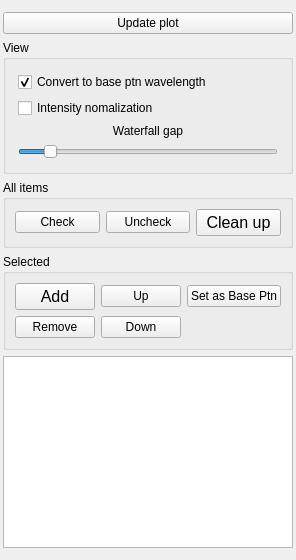
       <widget class="QWidget" name="tab_Waterfall">
        <attribute name="title">
         <string>Waterfall</string>
        </attribute>
        <layout class="QVBoxLayout" name="verticalLayout_2">
         <property name="leftMargin">
          <number>3</number>
         </property>
         <property name="topMargin">
          <number>12</number>
         </property>
         <property name="rightMargin">
          <number>3</number>
         </property>
         <property name="bottomMargin">
          <number>12</number>
         </property>
         <item>
          <widget class="QPushButton" name="pushButton_ApplyWaterfallChange">
           <property name="text">
            <string>Update plot</string>
           </property>
          </widget>
         </item>
         <item>
          <widget class="QGroupBox" name="groupBox_6">
           <property name="sizePolicy">
            <sizepolicy hsizetype="Preferred" vsizetype="Fixed">
             <horstretch>0</horstretch>
             <verstretch>0</verstretch>
            </sizepolicy>
           </property>
           <property name="title">
            <string>View</string>
           </property>
           <property name="flat">
            <bool>true</bool>
           </property>
           <layout class="QVBoxLayout" name="verticalLayout_17">
            <property name="leftMargin">
             <number>12</number>
            </property>
            <property name="topMargin">
             <number>12</number>
            </property>
            <property name="rightMargin">
             <number>12</number>
            </property>
            <property name="bottomMargin">
             <number>12</number>
            </property>
            <item>
             <widget class="QCheckBox" name="checkBox_SetToBasePtnLambda">
              <property name="sizePolicy">
               <sizepolicy hsizetype="Preferred" vsizetype="Fixed">
                <horstretch>0</horstretch>
                <verstretch>0</verstretch>
               </sizepolicy>
              </property>
              <property name="text">
               <string>Convert to base ptn wavelength</string>
              </property>
              <property name="checked">
               <bool>true</bool>
              </property>
             </widget>
            </item>
            <item>
             <widget class="QCheckBox" name="checkBox_IntNorm">
              <property name="text">
               <string>Intensity nomalization</string>
              </property>
             </widget>
            </item>
            <item>
             <widget class="QLabel" name="label_18">
              <property name="sizePolicy">
               <sizepolicy hsizetype="Preferred" vsizetype="Preferred">
                <horstretch>0</horstretch>
                <verstretch>0</verstretch>
               </sizepolicy>
              </property>
              <property name="text">
               <string>Waterfall gap</string>
              </property>
              <property name="alignment">
               <set>Qt::AlignCenter</set>
              </property>
             </widget>
            </item>
            <item>
             <widget class="QSlider" name="horizontalSlider_WaterfallGaps">
              <property name="maximum">
               <number>100</number>
              </property>
              <property name="sliderPosition">
               <number>10</number>
              </property>
              <property name="orientation">
               <enum>Qt::Horizontal</enum>
              </property>
             </widget>
            </item>
           </layout>
          </widget>
         </item>
         <item>
          <widget class="QGroupBox" name="groupBox_26">
           <property name="sizePolicy">
            <sizepolicy hsizetype="Preferred" vsizetype="Fixed">
             <horstretch>0</horstretch>
             <verstretch>0</verstretch>
            </sizepolicy>
           </property>
           <property name="title">
            <string>All items</string>
           </property>
           <property name="flat">
            <bool>true</bool>
           </property>
           <layout class="QGridLayout" name="gridLayout_13" columnstretch="0,0,0">
            <item row="0" column="1">
             <widget class="QPushButton" name="pushButton_UncheckAllWaterfall">
              <property name="text">
               <string>Uncheck</string>
              </property>
             </widget>
            </item>
            <item row="0" column="2">
             <widget class="QPushButton" name="pushButton_CleanPatterns">
              <property name="sizePolicy">
               <sizepolicy hsizetype="Preferred" vsizetype="Fixed">
                <horstretch>0</horstretch>
                <verstretch>0</verstretch>
               </sizepolicy>
              </property>
              <property name="font">
               <font>
                <family>Helvetica</family>
                <pointsize>12</pointsize>
                <weight>50</weight>
                <italic>false</italic>
                <bold>false</bold>
               </font>
              </property>
              <property name="text">
               <string>Clean up</string>
              </property>
             </widget>
            </item>
            <item row="0" column="0">
             <widget class="QPushButton" name="pushButton_CheckAllWaterfall">
              <property name="text">
               <string>Check</string>
              </property>
             </widget>
            </item>
           </layout>
          </widget>
         </item>
         <item>
          <widget class="QGroupBox" name="groupBox_27">
           <property name="sizePolicy">
            <sizepolicy hsizetype="Preferred" vsizetype="Fixed">
             <horstretch>0</horstretch>
             <verstretch>0</verstretch>
            </sizepolicy>
           </property>
           <property name="title">
            <string>Selected</string>
           </property>
           <property name="flat">
            <bool>true</bool>
           </property>
           <layout class="QGridLayout" name="gridLayout_12" columnstretch="0,0,0">
            <item row="0" column="2">
             <widget class="QPushButton" name="pushButton_MakeBasePtn">
              <property name="sizePolicy">
               <sizepolicy hsizetype="Preferred" vsizetype="Fixed">
                <horstretch>0</horstretch>
                <verstretch>0</verstretch>
               </sizepolicy>
              </property>
              <property name="text">
               <string>Set as Base Ptn</string>
              </property>
             </widget>
            </item>
            <item row="0" column="1">
             <widget class="QPushButton" name="pushButton_UpPattern">
              <property name="sizePolicy">
               <sizepolicy hsizetype="Preferred" vsizetype="Fixed">
                <horstretch>0</horstretch>
                <verstretch>0</verstretch>
               </sizepolicy>
              </property>
              <property name="text">
               <string>Up</string>
              </property>
             </widget>
            </item>
            <item row="1" column="1">
             <widget class="QPushButton" name="pushButton_DownPattern">
              <property name="sizePolicy">
               <sizepolicy hsizetype="Preferred" vsizetype="Fixed">
                <horstretch>0</horstretch>
                <verstretch>0</verstretch>
               </sizepolicy>
              </property>
              <property name="text">
               <string>Down</string>
              </property>
             </widget>
            </item>
            <item row="1" column="0">
             <widget class="QPushButton" name="pushButton_RemovePatterns">
              <property name="sizePolicy">
               <sizepolicy hsizetype="Preferred" vsizetype="Fixed">
                <horstretch>0</horstretch>
                <verstretch>0</verstretch>
               </sizepolicy>
              </property>
              <property name="text">
               <string>Remove</string>
              </property>
             </widget>
            </item>
            <item row="0" column="0">
             <widget class="QPushButton" name="pushButton_AddPatterns">
              <property name="sizePolicy">
               <sizepolicy hsizetype="Preferred" vsizetype="Fixed">
                <horstretch>0</horstretch>
                <verstretch>0</verstretch>
               </sizepolicy>
              </property>
              <property name="font">
               <font>
                <family>Helvetica</family>
                <pointsize>12</pointsize>
                <weight>50</weight>
                <italic>false</italic>
                <bold>false</bold>
               </font>
              </property>
              <property name="text">
               <string>Add</string>
              </property>
              <property name="autoRepeatDelay">
               <number>300</number>
              </property>
              <property name="autoRepeatInterval">
               <number>100</number>
              </property>
             </widget>
            </item>
           </layout>
          </widget>
         </item>
         <item>
          <widget class="QTableWidget" name="tableWidget_wfPatterns">
           <property name="sizePolicy">
            <sizepolicy hsizetype="Expanding" vsizetype="Expanding">
             <horstretch>0</horstretch>
             <verstretch>0</verstretch>
            </sizepolicy>
           </property>
           <property name="minimumSize">
            <size>
             <width>0</width>
             <height>0</height>
            </size>
           </property>
           <property name="maximumSize">
            <size>
             <width>16777215</width>
             <height>16777215</height>
            </size>
           </property>
           <property name="font">
            <font>
             <family>Helvetica</family>
             <pointsize>12</pointsize>
             <weight>50</weight>
             <italic>false</italic>
             <bold>false</bold>
            </font>
           </property>
           <property name="focusPolicy">
            <enum>Qt::StrongFocus</enum>
           </property>
          </widget>
         </item>
        </layout>
       </widget>
